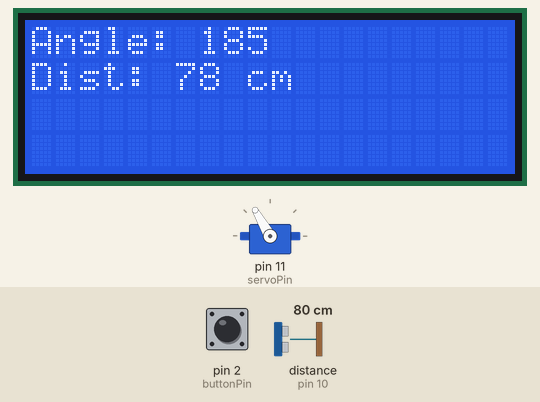
Simulated run of this sketch. Board: Arduino Uno, built with avr-gcc and run on an emulated ATmega328P. On the bench: 20×4 character LCD, servo. Wiring (inferred from the names in the program): ultrasonic range finder: trigger pin 9; echo pin 10. The inputs (shaded band) are chosen by the test bench; at power-on: pin 2 (buttonPin) HIGH, distance to the obstacle (sensor on pin 10) 80 cm. The echo pulse lasts 58.3 µs per cm.

Above: at 1.2 s.
1.3 s: pin 2 (buttonPin) pulled LOW for 0.15 s
At 1.44 s:
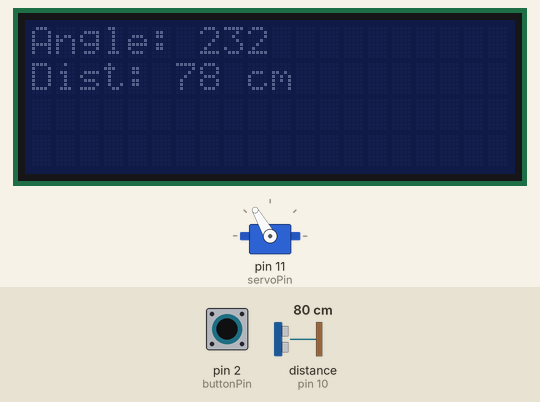
3.2 s: distance to the obstacle (sensor on pin 10) set to 120 cm
At 3.39 s:
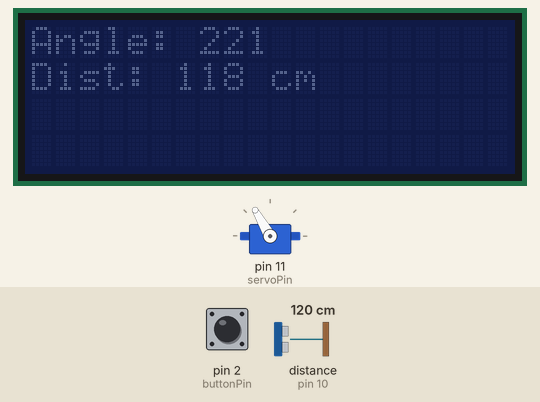
6.2 s: distance to the obstacle (sensor on pin 10) set to 2 cm
At 6.28 s:
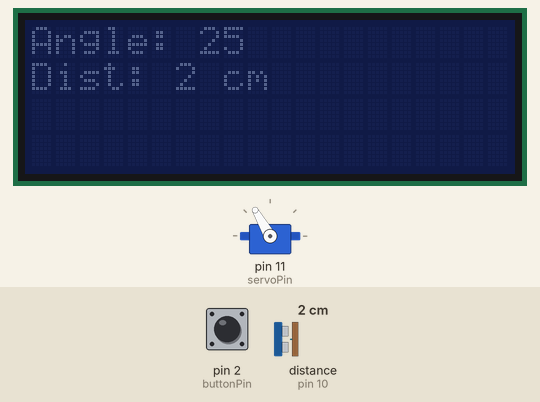
9.2 s: distance to the obstacle (sensor on pin 10) set to 9 cm
At 9.38 s:
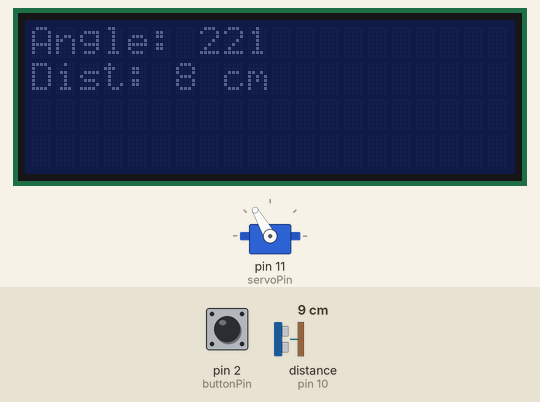
12.2 s: pin 2 (buttonPin) pulled LOW for 1 s
At 12.36 s:
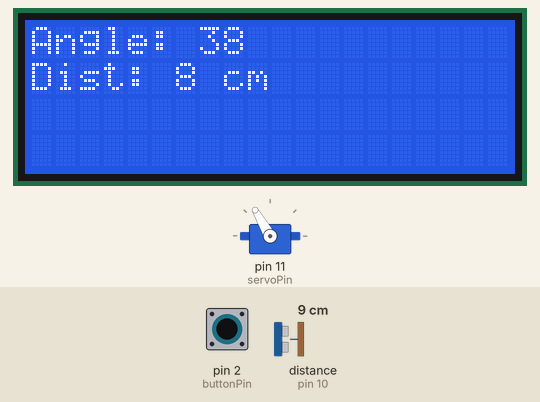
Timing chart, 0 to 15.2 s (numbered marks = the images above; inputs shaded):
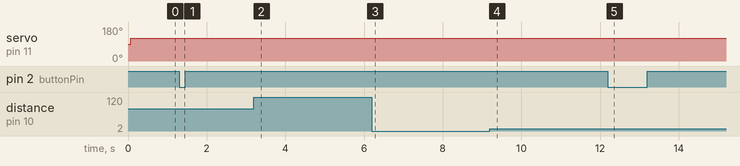

Measured:
- after the input at 1.3 s, the display: changes after 0.08 s (image 1)
- after the input at 12.2 s, the display: changes after 0.10 s (image 5)

The sketch:

code11.ino
```cpp
#include <Wire.h>
#include <LiquidCrystal_I2C.h>
#include <Servo.h>

LiquidCrystal_I2C lcd(0x27, 20, 4);

const int trigPin = 9;
const int echoPin = 10;
const int servoPin = 11;
const int buttonPin = 2;

Servo servo;
const int servoSpeed = 120;
const unsigned long rotationDuration = 2000;
unsigned long rotationStartTime;
bool backlightOn = true;

void setup() {
  lcd.init();
  lcd.backlight();
  servo.attach(servoPin);
  pinMode(trigPin, OUTPUT);
  pinMode(echoPin, INPUT);
  pinMode(buttonPin, INPUT_PULLUP);
  servo.write(servoSpeed);
  rotationStartTime = millis();
}

void loop() {
  static bool lastButtonState = HIGH;
  bool buttonState = digitalRead(buttonPin);

  if (lastButtonState == HIGH && buttonState == LOW) {
    backlightOn = !backlightOn;
    if (backlightOn) lcd.backlight(); else lcd.noBacklight();
  }
  lastButtonState = buttonState;

  unsigned long elapsed = (millis() - rotationStartTime) % rotationDuration;
  int estimatedAngle = map(elapsed, 0, rotationDuration, 0, 360);
  int distance = getDistance();

  lcd.clear();
  lcd.setCursor(0, 0);
  lcd.print("Angle: "); lcd.print(estimatedAngle);
  lcd.setCursor(0, 1);
  lcd.print("Dist: "); lcd.print(distance); lcd.print(" cm");

  delay(100);
}

int getDistance() {
  digitalWrite(trigPin, LOW); delayMicroseconds(2);
  digitalWrite(trigPin, HIGH); delayMicroseconds(10);
  digitalWrite(trigPin, LOW);
  long duration = pulseIn(echoPin, HIGH, 20000);
  if (duration == 0) return -1;
  return duration * 0.034 / 2;
}
```
